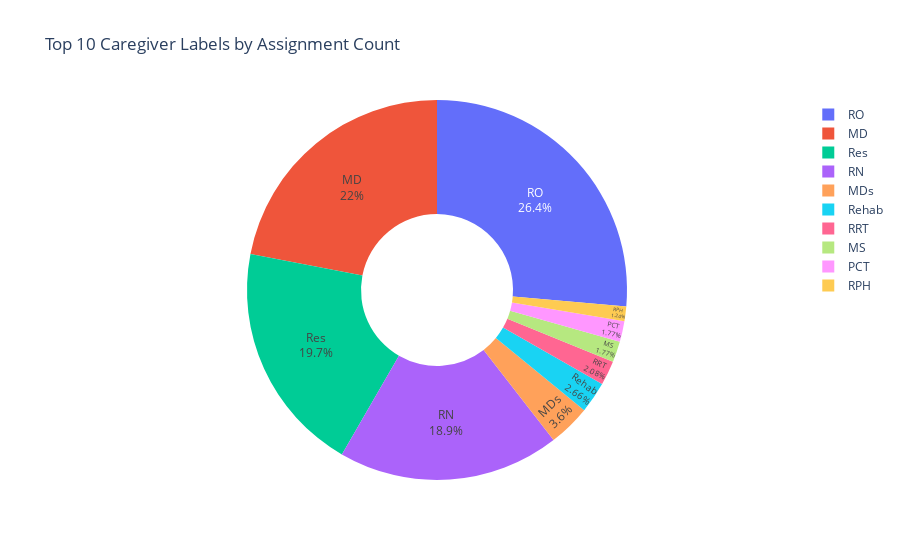

Notebook code cell kept with this figure:
### Code cell
c = care.dropna(subset=['label'])
top_labels = c['label'].value_counts().nlargest(10)
fig_pie = px.pie(
    names=top_labels.index,
    values=top_labels.values,
    hole=0.4,
    title='Top 10 Caregiver Labels by Assignment Count'
)
fig_pie.update_traces(textposition='inside', textinfo='percent+label')
fig_pie.show()
fig_pie.write_html("labels.html")

### Figure 1 — Plotly figure (JSON) as saved in the notebook; plotly's stock layout.template omitted (floating-point values rounded to 4 significant figures)
{"data": [{"domain": {"x": [0, 1], "y": [0, 1]}, "hole": 0.4, "hovertemplate": "label=%{label}<br>value=%{value}<extra></extra>", "labels": ["RO", "MD", "Res", "RN", "MDs", "Rehab", "RRT", "MS", "PCT", "RPH"], "legendgroup": "", "name": "", "showlegend": true, "textinfo": "percent+label", "textposition": "inside", "type": "pie", "values": [1658, 1380, 1238, 1185, 226, 167, 131, 111, 111, 78]}], "layout": {"legend": {"tracegroupgap": 0}, "title": {"text": "Top 10 Caregiver Labels by Assignment Count"}}}
